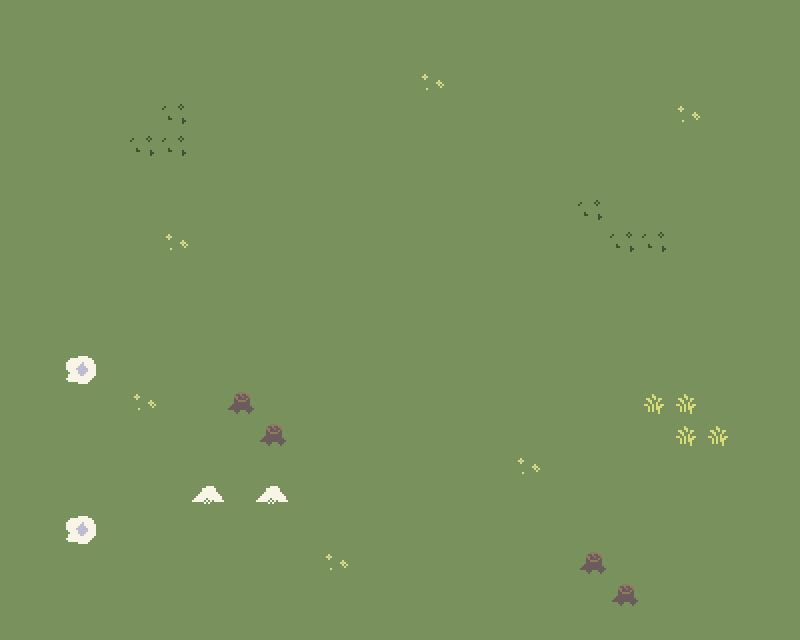

A 2D game scene composited from a Tiled map and its tileset images. What follows is a short description and the map's XML, with every tile layer's data as written:
An orthogonal 25x20 tile map with 32x32 px tiles, 1 tile layer (Tile Layer 1).

<map version="1.0" orientation="orthogonal" renderorder="right-down" width="25" height="20" tilewidth="32" tileheight="32" nextobjectid="1">
 <tileset firstgid="1" name="grass_tileset_32px" tilewidth="32" tileheight="32" tilecount="9" columns="3">
  <image source="../static/img/grass_tileset_32px.png" width="96" height="96" />
 </tileset>
 <layer name="Tile Layer 1" width="25" height="20">
  <data encoding="csv">
2,2,2,2,2,2,2,2,2,2,2,2,2,2,2,2,2,2,2,2,2,2,2,2,2,
2,2,2,2,2,2,2,2,2,2,2,2,2,2,2,2,2,2,2,2,2,2,2,2,2,
2,2,2,2,2,2,2,2,2,2,2,2,2,1,2,2,2,2,2,2,2,2,2,2,2,
2,2,2,2,2,4,2,2,2,2,2,2,2,2,2,2,2,2,2,2,2,1,2,2,2,
2,2,2,2,4,4,2,2,2,2,2,2,2,2,2,2,2,2,2,2,2,2,2,2,2,
2,2,2,2,2,2,2,2,2,2,2,2,2,2,2,2,2,2,2,2,2,2,2,2,2,
2,2,2,2,2,2,2,2,2,2,2,2,2,2,2,2,2,2,4,2,2,2,2,2,2,
2,2,2,2,2,1,2,2,2,2,2,2,2,2,2,2,2,2,2,4,4,2,2,2,2,
2,2,2,2,2,2,2,2,2,2,2,2,2,2,2,2,2,2,2,2,2,2,2,2,2,
2,2,2,2,2,2,2,2,2,2,2,2,2,2,2,2,2,2,2,2,2,2,2,2,2,
2,2,2,2,2,2,2,2,2,2,2,2,2,2,2,2,2,2,2,2,2,2,2,2,2,
2,2,7,2,2,2,2,2,2,2,2,2,2,2,2,2,2,2,2,2,2,2,2,2,2,
2,2,2,2,1,2,2,8,2,2,2,2,2,2,2,2,2,2,2,2,3,3,2,2,2,
2,2,2,2,2,2,2,2,8,2,2,2,2,2,2,2,2,2,2,2,2,3,3,2,2,
2,2,2,2,2,2,2,2,2,2,2,2,2,2,2,2,1,2,2,2,2,2,2,2,2,
2,2,2,2,2,2,5,2,5,2,2,2,2,2,2,2,2,2,2,2,2,2,2,2,2,
2,2,7,2,2,2,2,2,2,2,2,2,2,2,2,2,2,2,2,2,2,2,2,2,2,
2,2,2,2,2,2,2,2,2,2,1,2,2,2,2,2,2,2,8,2,2,2,2,2,2,
2,2,2,2,2,2,2,2,2,2,2,2,2,2,2,2,2,2,2,8,2,2,2,2,2,
2,2,2,2,2,2,2,2,2,2,2,2,2,2,2,2,2,2,2,2,2,2,2,2,2
</data>
 </layer>
</map>
